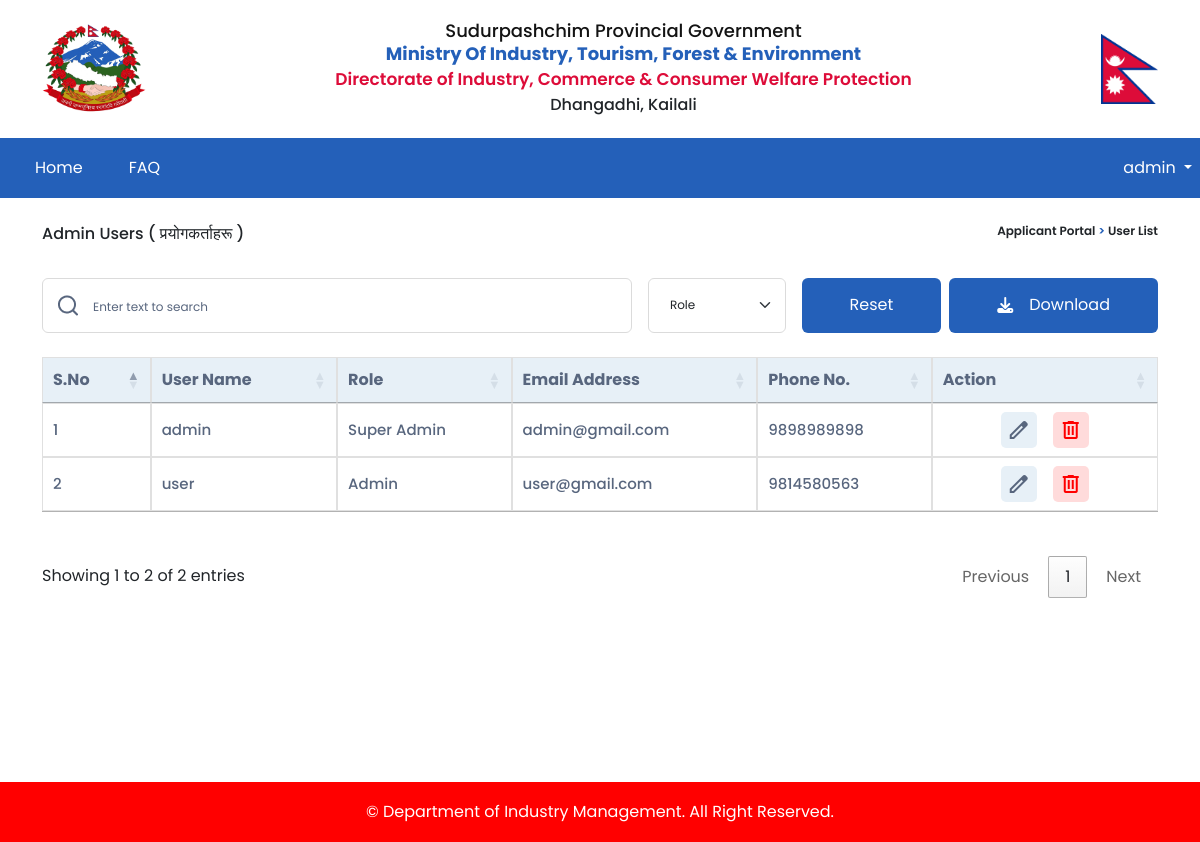
The page /user/list/ (signed in) on the database its author committed.
### accounts/models.py (models this page shows)
class CustomUser(AbstractUser):
    SA = 1
    A = 2
    ROLE_CHOICES = (
        (SA, 'Super Admin'),
        (A, 'Admin'),
    )
    email = models.EmailField(unique=True)
    username = models.CharField(max_length=100, unique=True)
    fullname = models.CharField(max_length=100)
    phone_no = models.CharField(max_length=15)
    role = models.PositiveSmallIntegerField(choices=ROLE_CHOICES, blank=True, null=True)
    USERNAME_FIELD = 'email'
    REQUIRED_FIELDS = ['username']
    def getRoleName(self):
        if self.role==1:
            return 'Super Admin'
        elif self.role==2:
            return 'Admin'
        else:
            return 'None'

### fdip/decorators.py (the view)
    def wrap(request, *args, **kwargs):
        if request.user.is_authenticated and request.user.role == 1:
            return view_func(request, *args, **kwargs)
        else:
            return redirect('home')

### accounts/views.py (called while the page is built)
@superadmin_required
def view_users(request):
    data = {
        'users' : CustomUser.objects.all(),
        'messages': messages.get_messages(request),
    }
    return render(request, 'account/viewadminuser.html', data)

### templates/account/viewadminuser.html (shortened to what this page needs)
{% extends "layout/base.html" %}
{% load static %}
{% block container %}
    <div class="container main-sec">
        <div class="cng-pw-title d-flex justify-content-between mt-4">
            <p>Admin Users<span>
                ( प्रयोगकर्ताहरू )</span>
            </p>
            <div class="kit-text-navigation">
                <p>Applicant Portal
                    <span> > </span> User List
                </p>
            </div>
        </div>
        <div class="table-top-bar d-flex ">
            <div class="kit-input-icon" style="width:600px">
                <img src="{% static '/image/search.png' %}" alt="">
                <input type="text" class="form-control kit-form-control kit-form-location"  placeholder="Enter text to search"
                    id="usersearch">
            </div>
            <div class="kit-input-icon industry-search">
                <select class="form-select kit-form-control" aria-label="Default select example" id="role">
                    <option value="all" selected disabled>Role</option>
                </select>
            </div>
            <div class="kit-input-icon ">
                <button class="kit-form-button m-0 me-2 px-5" id="userreset">Reset</button>
                <div class="dropdown">
                    <button class="kit-form-button m-0 px-5" type="button" data-bs-toggle="dropdown" aria-expanded="false" style="display: flex;
                    justify-content: center;
                    align-items: center;">
                        <i class="fa-solid fa-download me-3"></i> Download
                    </button>
                </div>
            </div>
        </div>
        <div class="row mbl-tbl mb-4">
            <table class="report-view-table" id="userTable">
                <thead>
                <tr>
                    <th>S.no</th>
                    <th>User name</th>
                    <th>Role</th>
                    <th>Email address</th>
                    <th>Phone no.</th>
                    <th>Action</th>
                </tr>
                </thead>
                <tbody>
                {% for i in users %}
                <tr>
                    <td>{{forloop.counter}}</td>
                    <td>{{i.username}}</td>
                    <td>{{i.getRoleName}}</td>
                    <td>{{i.email}}</td>
                    <td>{{i.phone_no}}</td>
                    <td>
                        <div class="d-flex kit-action-com">
                            <div class="action-btn-pen">
                                <a href="{% url 'user-create' id=i.id %}" class="kit-card-link">
                                    <button>
                                        <span class="material-symbols-outlined">
                                            </span>
                                    </button>
                                </a>
                            </div>
                            <div class="action-btn-dlt">
                                <a href="{% url 'user-delete' user_id=i.id %}" onclick="return confirmDelete()" class="kit-card-link">
                                    <button>
                                        <span class="material-symbols-outlined">
                                            </span>
                                    </button>
                                </a>
                            </div>
                        </div>
                    </td>
                </tr>
                {% endfor %}
                </tbody>
            </table>
        </div>
    </div>
{% endblock %}
{% block customjs %}
<link rel="stylesheet" href="https://cdn.datatables.net/1.13.4/css/jquery.dataTables.css" /><script src="https://cdn.datatables.net/1.13.4/js/jquery.dataTables.js"></script>
{% endblock %}

### templates/layout/base.html (shortened to what this page needs)
{% load static %}
<!doctype html>
<html lang="en">
  <head>
    <link rel="stylesheet" href="https://cdnjs.cloudflare.com/ajax/libs/font-awesome/6.4.0/css/all.min.css"
 />
    <link href="https://cdn.jsdelivr.net/npm/bootstrap@5.3.0-alpha3/dist/css/bootstrap.min.css" rel="stylesheet">
    <link rel="stylesheet" href="{% static '/style/style.css' %}">
    <link rel="stylesheet" href="{% static '/nepali_date_picker/nepali-date-picker.min.css' %}">
</head>
  <body>
    <header>
      <div class="container">
          <div class="row">
              <div class="mainheader-top">
                  <img class="GON-logo" src="{% static '/image/nepal-govt.png' %}" alt="">
                  <div class="mainheader-top-text">
                      <h3>Sudurpashchim Provincial Government</h3>
                      <h3><span>Ministry of Industry, Tourism, Forest & Environment</span></h3>
                      <h4>Directorate of Industry, Commerce & Consumer Welfare Protection</h4>
                      <p>Dhangadhi, Kailali</p>
                  </div>
                  <img class="flag" src="{% static '/image/Flag_of_Nepal.svg.png' %}" alt="">
              </div>
          </div>
      </div>
      <div class="" style="background-color: #2460B9">
        <nav class="navbar navbar-expand-lg navbar-dark mainheader-nav m-auto" style="max-width:1320px">
            <div class="container-fluid">
                <div class="collapse navbar-collapse" id="navbarSupportedContent">
                    <ul class="navbar-nav me-auto main-ul mb-2 mb-lg-0">
                        <li class="nav-item active">
                            <a class="nav-link" aria-current="page" href="{% url 'home' %}">Home</a>
                        </li>
                        <li class="nav-item">
                            <a class="nav-link" aria-current="page" href="{% url 'faq-display' %}">FAQ</a>
                        </li>
                    </ul>
                </div>
            </div>
            {% if user.is_authenticated %}
            <div class="dropdown me-2">
                <p class=" dropdown-toggle m-0 text-white" type="button" data-bs-toggle="dropdown"
                    aria-expanded="false">
                    {{request.user.username}}
                </p>
                {% endif %}
            </div>
        </nav>
    </div>
    </header>
    {% block container %}
    {% endblock %}
    <footer>
        <p>© Department of Industry Management. All Right Reserved.</p>
    </footer>
    {% block customjs %}
    {% endblock %}
</body>
</html>

### static/style/style.css (style rules this page uses)
body { font-family: Poppins; }
.kit-card-link { text-decoration: none; color: #000000; }
.kit-text-navigation { font-weight: 600; font-size: 12px; line-height: 18px; }
.kit-text-navigation span { color: #2460B9; }
.kit-form-control { height: 55px; border: 1px solid #DBDBDB; border-radius: 6px; padding: 0 40px 0 20px; }
.kit-form-control::placeholder { color: #58667E; font-size: 12px; }
.kit-input-icon { display: flex; align-items: center; }
.kit-input-icon img { position: absolute; margin: 0 0 0 15px; }
.kit-form-location { padding: 0 50px; }
.kit-form-button { width: 100%; height: 55px; margin-top: 29px; border-radius: 6px; background: #2460B9; color: #ffffff; border: none; transition: 0.1s all ease-in-out; }
a { text-decoration: none; }
.mainheader-top { display: flex; justify-content: space-between; margin: 1rem 0; align-items: center; }
.mainheader-top .GON-logo { width: 104px; height: max-content; }
.mainheader-top .flag { width: 57px; height: max-content; }
.mainheader-top-text { text-align: center; }
.mainheader-top-text h4 { color: #dd0c39; font-size: clamp(14px, 3vw, 17px); font-weight: 600; line-height: 25.5px; margin-bottom: 0px; }
.mainheader-top-text h3 { font-family: Poppins; font-size: clamp(16px, 3vw, 18px); font-weight: 500; line-height: 19px; letter-spacing: 0em; text-align: center; color: #131313; text-transform: capitalize; margin-bottom: 4px; }
.mainheader-top-text h3 span { font-weight: 700; color: #2460b9; margin-bottom: 4px; }
.mainheader-top-text p { font-family: Poppins; font-size: 16px; font-weight: 500; text-transform: capitalize; margin: 0; }
.mainheader-nav { position: relative; padding: 0; margin: 0; display: flex; justify-content: space-between; align-items: center; height: 60px; }
.navbar>.container-fluid { max-width: max-content; margin: 0; height: 100%; }
.navbar>.container-fluid>.navbar-collapse { height: 100%; }
.navbar>.container-fluid ul { height: 100%; display: flex; align-items: center; }
.navbar>.container-fluid ul .nav-item { height: 100%; display: flex; align-items: center; padding: 0 15px; }
.main-sec { min-height: 70vh; }
.cng-pw-title { font-weight: 500; font-family: poppins; }
.table-sec table, th, td { border: 1px solid rgb(224, 224, 224); border-collapse: collapse; padding: .7em; }
.kit-action-com { justify-content: center; gap: 1rem; }
.kit-action-com .action-btn-pen button { background-color: #E7F0F7; color: #58667E; border-radius: 5px; font-size: 1.25rem; border: transparent; aspect-ratio: 1/1; display: flex; justify-content: center; align-items: center; }
.kit-action-com .action-btn-dlt button { background-color: #FFDBDB; border: transparent; border-radius: 5px; color: red; font-size: 1.25rem; aspect-ratio: 1/1; display: flex; justify-content: center; align-items: center; }
.report-view-table th { background-color: #E7F0F7; text-align: center; color: #58667E; text-transform: capitalize; font-family: Poppins; font-weight: 600; }
.report-view-table td { color: #58667E; }
.table-top-bar { justify-content: space-between; gap: 1rem; margin-top: 1rem; margin-bottom: 1.5rem; }
.table-top-bar .kit-input-icon { flex-grow: 1; }
footer { height: 60px; display: flex; justify-content: center; align-items: center; background-color: red; text-align: center; color: white; font-size: 1rem; padding: 10px; }
footer p { display: grid; height: 100%; align-items: center; text-align: center; margin-bottom: 0; }
#userTable, #userTable_length, #userTable_filter { margin-bottom: 40px; }
.industry-search .form-select { font-size: 12px; }
.nav-link { color: rgba(255,255,255,1)!important; }
.report-view-table tbody tr { line-height: 2; }
.report-view-table tbody tr td { line-height: 2; font-weight: 500; font-size: 15px; }

### rows shown on the page
CustomUser: user.username "admin", username "admin", getRoleName "Super Admin", email "admin@gmail.com", phone_no "9898989898"
CustomUser: username "user", getRoleName "Admin", email "user@gmail.com", phone_no "9814580563"
